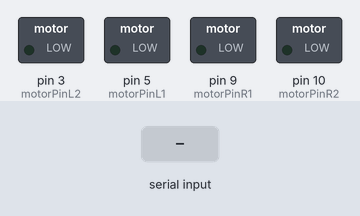
A sketch run on a simulated Arduino Uno, built with avr-gcc and run on an emulated ATmega328P. Shown: switched loads named in the sketch (green lamp = pin HIGH). The test bench sets the inputs (shaded band).

Above: at 1.2 s.
1.3 s: byte 1 (1) received over Serial
At 1.9 s:
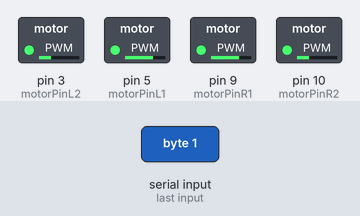
3.5 s: byte 2 (2) received over Serial
At 3.9 s:
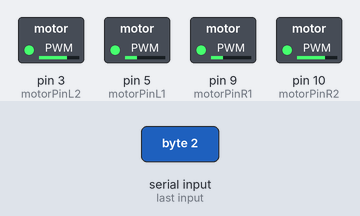
5.5 s: byte 3 (3) received over Serial
At 5.73 s:
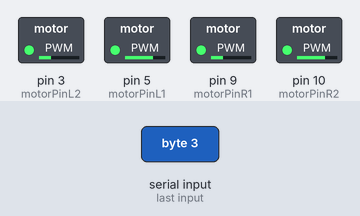
7.4 s: byte 4 (4) received over Serial
At 7.6 s:
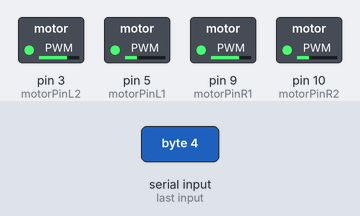
Timing chart, 0 to 10.2 s (numbered marks = the images above; inputs shaded):
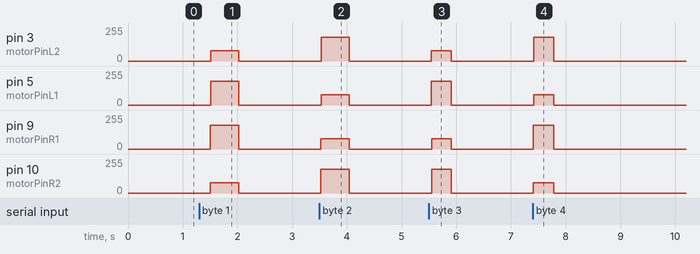

Measured:
- after the input at 1.3 s, pin 3 (motorPinL2): 0/255 → 76/255 after 0.21 s, → 0/255 0.51 s later; pin 5 (motorPinL1): 0/255 → 178/255 after 0.21 s, → 0/255 0.51 s later; pin 9 (motorPinR1): 0/255 → 178/255 after 0.20 s, → 0/255 0.52 s later; pin 10 (motorPinR2): 0/255 → 76/255 after 0.20 s, → 0/255 0.52 s later
- after the input at 3.5 s, pin 3 (motorPinL2): 0/255 → 178/255 at once, → 0/255 0.51 s later; pin 5 (motorPinL1): 0/255 → 76/255 at once, → 0/255 0.51 s later; pin 9 (motorPinR1): 0/255 → 76/255 at once, → 0/255 0.52 s later; pin 10 (motorPinR2): 0/255 → 178/255 at once, → 0/255 0.52 s later
- after the input at 5.5 s, pin 3 (motorPinL2): 0/255 → 76/255 at once, → 0/255 0.37 s later; pin 5 (motorPinL1): 0/255 → 178/255 at once, → 0/255 0.37 s later; pin 9 (motorPinR1): 0/255 → 76/255 after 0.05 s, → 0/255 0.36 s later; pin 10 (motorPinR2): 0/255 → 178/255 after 0.05 s, → 0/255 0.36 s later
- after the input at 7.4 s, pin 3 (motorPinL2): 0/255 → 178/255 at once, → 0/255 0.36 s later; pin 5 (motorPinL1): 0/255 → 76/255 at once, → 0/255 0.36 s later; pin 9 (motorPinR1): 0/255 → 178/255 at once, → 0/255 0.37 s later; pin 10 (motorPinR2): 0/255 → 76/255 at once, → 0/255 0.37 s later

The sketch:

serial_arduino_control.ino
```cpp
/*
  Arduino Starter Kit example
  Project 9 - Motorized Pinwheel

  This sketch is written to accompany Project 9 in the Arduino Starter Kit

  Parts required:
  - 10 kilohm resistor
  - pushbutton
  - motor
  - 9V battery
  - IRF520 MOSFET
  - 1N4007 diode

  created 13 Sep 2012
  by Scott Fitzgerald

  http://www.arduino.cc/starterKit

  This example code is part of the public domain.
*/

// named constants for the switch and motor pins
const int motorPinR1 =  9; // the number of the motor pin
const int motorPinR2 =  10; // the number of the motor pin

const int motorPinL1 =  5; // the number of the motor pin
const int motorPinL2 =  3; // the number of the motor pi

int switchState = 0;  // variable for reading the switch's status

void robotStop() {
  Serial.begin(9600);
  analogWrite(motorPinR1, 0);
  analogWrite(motorPinR2, 0);

  analogWrite(motorPinL1, 0);
  analogWrite(motorPinL2, 0);
}

void setup() {
  // initialize the motoas an output:
  pinMode(motorPinR1, OUTPUT);
  pinMode(motorPinR2, OUTPUT);

  pinMode(motorPinL1, OUTPUT);
  pinMode(motorPinL2, OUTPUT);

  robotStop();
}

void moveRForward(float speed) {
  float k = (255 * speed) / 2;
  analogWrite(motorPinR1, (255/2) + k);
  analogWrite(motorPinR2, (255/2) - k);
}

void moveLForward(float speed) {
  float k = (255 * speed) / 2;
  analogWrite(motorPinL1, (255/2) + k);
  analogWrite(motorPinL2, (255/2) - k);
}

void moveRBackward(float speed) {
  moveRForward(-1 * speed);
}

void moveLBackward(float speed) {
  moveLForward(-1 * speed);
}

void moveForward(float speed) {
  moveRForward(speed);
  delay(10);
  moveLForward(speed);
  delay(10);
}

void moveBackward(float speed) {
  moveRBackward(speed);
  delay(10);
  moveLBackward(speed);
  delay(10);
}

void turnLeft(float speed) {
  moveRForward(speed);
  delay(10);
  moveLBackward(speed);
  delay(10);
}

void turnRight(float speed) {
  moveLForward(speed);
  delay(10);
  moveRBackward(speed);
  delay(10);
}

void forward(int i) {
  moveForward(0.4);
  delay(500);
  robotStop();
}

void back(int i) {
  moveBackward(0.4);
  delay(500);
  robotStop();
}

void left(int i) {
  turnLeft(0.4);
  delay(350);
  robotStop();
}

void right(int i) {
  turnRight(0.4);
  delay(350);
  robotStop();
}

void loop() {
  if (Serial.available()) {
	  int input = Serial.read(); // ascii of '0'
	  if(input == 1) {
	    forward(1);
	  } else if (input == 2) {
	    back(1);
	  } else if (input == 3) {
	    right(1);
	  } else if (input == 4) {
	    left(1);
	  }
		//do stuff with the input here
	}
  delay(500);
}
```
